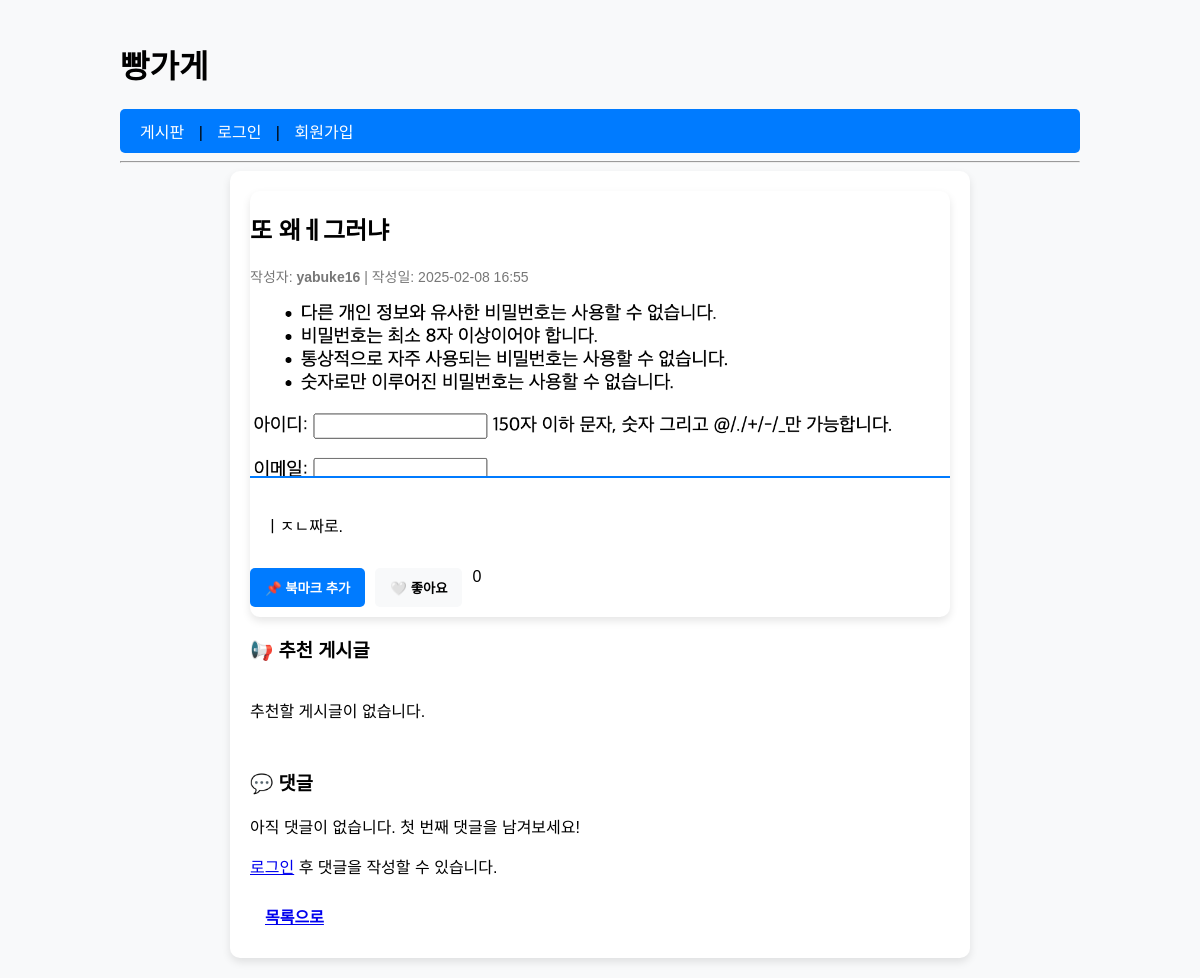
The page /board/27/ on the database its author committed.
### board/models.py (models this page shows, shortened)
class Post(models.Model):
    title = models.CharField(max_length=200) #글내용
    content = models.TextField() # 글제목
    author = models.ForeignKey(User, on_delete=models.CASCADE) # 작성자
    created_at = models.DateTimeField(auto_now_add=True) #작성 시간
    updated_at = models.DateTimeField(auto_now=True) # 수정 시간
    image = models.ImageField(upload_to='post_images/', blank=True, null=True) #이미지 필드 추가
    views = models.IntegerField(default=0) #조회수 필드 추가
    tags = models.ManyToManyField(Tag, blank=True) # 태그 (다대다 관계)
    category = models.ForeignKey(Category, on_delete=models.SET_NULL, null=True, blank=True, related_name='posts') # 카테고리 추가
    attached_file = models.FileField(upload_to=post_file_path, blank=True, null=True)
    bookmarks = models.ManyToManyField(User, related_name="bookmarked_posts", blank=True)
    likes = models.ManyToManyField(User, related_name='liked_posts', blank=True)
    def related_posts(self):
        return Post.objects.filter(tags__in=self.tags.all()).exclude(id=self.id).distinct()[:5]

### board/views.py (the view)
# urls.py: path('<int:post_id>/', post_detail, name='post_detail'), #글 상세 조회
def post_detail(request, post_id):
    post = get_object_or_404(Post, id=post_id)
    post.views += 1
    post.save()
    comment_form = CommentForm() #댓글폼 추가
    is_bookmarked = post.bookmarks.filter(id=request.user.id).exists() if request.user.is_authenticated else False
    related_posts = post.related_posts()
    return render(request, 'board/post_detail.html', {
        'post': post,
        'comment_form': comment_form,
        'is_bookmarked': is_bookmarked,
        'related_posts': related_posts  #  템플릿에 추천 게시글 전달
    })

### accounts/templates/board/post_detail.html (shortened to what this page needs)
{% extends "base.html" %}
{% block content %}
<div class="post-container">
    <div class="post-card">
        <h2>{{ post.title }}</h2>
        <p class="post-meta">
            작성자: <strong>{{ post.author }}</strong> | 작성일: {{ post.created_at|date:"Y-m-d H:i" }}
        </p>
        {% if post.image %}
            <img src="{{ post.image.url }}" alt="게시글 이미지" class="post-image">
        {% else %}
            <p>이미지가 없습니다.</p>
        {% endif %}
        <p class="post-content">{{ post.content }}</p>
        <div class="post-actions">
            <form action="{% url 'toggle_bookmark' post.id %}" method="POST">
                <button type="submit" class="btn {% if user in post.bookmarks.all %}btn-danger{% else %}btn-primary{% endif %}">
                    {% if user in post.bookmarks.all %}📌 북마크 취소{% else %}📌 북마크 추가{% endif %}
                </button>
            </form>
            <button id="like-btn" data-post-id="{{ post.id }}" class="btn btn-like">
                {% if user in post.likes.all %}❤️ 좋아요 취소{% else %}🤍 좋아요{% endif %}
            </button>
            <span id="like-count">{{ post.likes.count }}</span>
        </div>
    </div>
    <div class="related-posts">
        <h3>📢 추천 게시글</h3>
        <div class="post-grid">
            {% for related in related_posts %}
                <div class="post-card">
                    {% if related.image %}
                        <img src="{{ related.image.url }}" alt="추천 게시글 이미지" class="post-image">
                    {% endif %}
                    <div class="post-content">
                        <h4><a href="{% url 'post_detail' related.id %}">{{ related.title }}</a></h4>
                        <p class="post-meta">작성자: {{ related.author }} | 조회수: {{ related.views }}</p>
                        <div class="post-tags">
                            {% for tag in related.tags.all %}
                                <a href="{% url 'post_list' %}>tag={{ tag.name }}" class="tag">{{ tag.name }}</a>
                            {% endfor %}
                        </div>
                    </div>
                </div>
            {% empty %}
                <p>추천할 게시글이 없습니다.</p>
            {% endfor %}
        </div>
    </div>
    <div class="comments-section">
        <h3>💬 댓글</h3>
        {% if post.comments.all %}
            {% for comment in post.comments.all %}
                <div class="comment-box">
                    <p><strong>{{ comment.author }}</strong>: {{ comment.content }}</p>
                    <small>{{ comment.created_at|date:"Y-m-d H:i" }}</small>
                    {% if user == comment.author %}
                    <div class="comment-actions">
                        <a href="{% url 'comment_edit' comment.id %}" class="btn-edit">수정</a>
                        <a href="{% url 'comment_delete' comment.id %}" class="btn-delete">삭제</a>
                    </div>
                    {% endif %}
                </div>
            {% endfor %}
        {% else %}
            <p>아직 댓글이 없습니다. 첫 번째 댓글을 남겨보세요!</p>
        {% endif %}
        {% if user.is_authenticated %}
        <div class="comment-form">
            <form method="post" action="{% url 'add_comment' post.id %}">
                {% csrf_token %}
                {{ comment_form.as_p }}
                <button type="submit" class="btn btn-primary">댓글 작성</button>
            </form>
        </div>
        {% else %}
        <p><a href="{% url 'login' %}">로그인</a> 후 댓글을 작성할 수 있습니다.</p>
        {% endif %}
    </div>
    <a href="{% url 'post_list' %}" class="btn btn-secondary">목록으로</a>
</div>
{% endblock %}

### static/css/style.css (style rules this page uses)
body { font-family: Arial, sans-serif; margin: 0; padding: 0; background-color: #f8f9fa; }
button, .btn { padding: 10px 15px; border: none; border-radius: 5px; cursor: pointer; font-weight: bold; display: inline-block; }
.btn-primary { background-color: #007bff; color: white; }
.post-grid { display: grid; grid-template-columns: repeat(auto-fill, minmax(280px, 1fr)); gap: 20px; margin-top: 20px; }
.post-card { background: white; border-radius: 10px; box-shadow: 0 4px 8px rgba(0, 0, 0, 0.1); overflow: hidden; transition: transform 0.2s ease-in-out; padding-bottom: 10px; }
.post-image { width: 100%; height: 180px; object-fit: cover; border-bottom: 2px solid #007bff; }
.post-content { padding: 15px; }
.post-container { max-width: 700px; margin: auto; background: white; padding: 20px; border-radius: 10px; box-shadow: 0 4px 8px rgba(0, 0, 0, 0.1); }
.post-meta { font-size: 14px; color: #777; margin-bottom: 10px; }
.post-actions { display: flex; gap: 10px; margin-top: 15px; }
.btn-like, .btn-bookmark { padding: 8px 15px; border-radius: 5px; border: none; cursor: pointer; font-weight: bold; background-color: #f8f9fa; transition: 0.3s; }
.comments-section { margin-top: 30px; }

### rows shown on the page
Post: title "또 왜ㅔ그러냐", author "yabuke16", created_at "2025-02-08 16:55", image (picture), content "ㅣㅈㄴ짜로.", likes.count "0"
